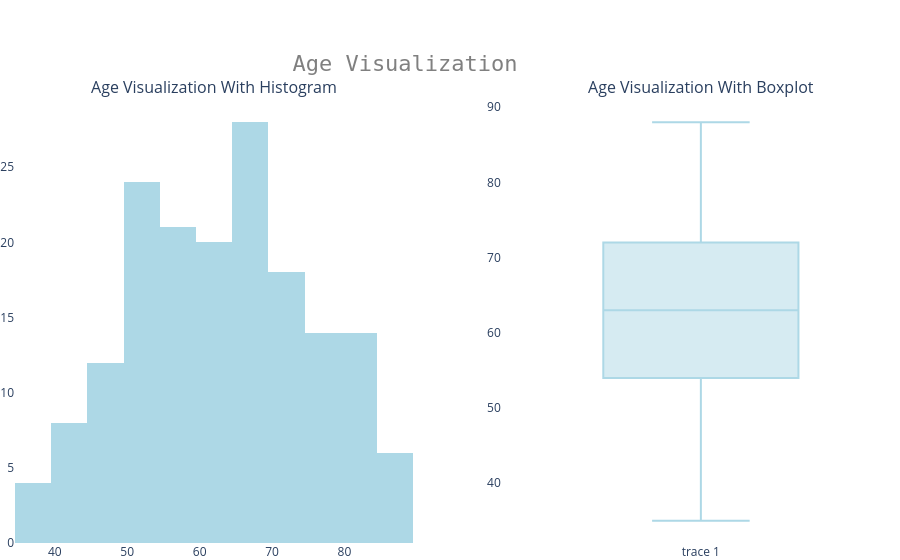

Notebook source saved alongside this figure:
### Code cell
fig = make_subplots(rows=1,cols=2,subplot_titles=['Age Visualization With Histogram','Age Visualization With Boxplot'])

fig.add_traces(go.Histogram(x=df['age'],marker=dict(color='lightblue')),1,1)

fig.add_traces(go.Box(y=df['age'],marker=dict(color='lightblue')),1,2)

fig.update_layout(margin={'b':0,'l':0,'r':0,'t':100},
                  paper_bgcolor='rgb(428,428,455)',
                  plot_bgcolor='rgb(428,428,455)',
                  title_text='Age Visualization',
                  title={'font':{
                             'family':'monospace',
                             'size':22,
                             'color': 'grey'
                         },
                        'x':0.45,'y':0.9},
                 showlegend=False)

fig.show()

### Figure 1 — Plotly figure (JSON) as saved in the notebook; plotly's stock layout.template omitted (floating-point values rounded to 4 significant figures; data arrays with more than 128 entries replaced by an {"elided": "..."} marker saying what was removed)
{"data": [{"marker": {"color": "lightblue"}, "type": "histogram", "x": {"elided": "169 int values"}, "xaxis": "x", "yaxis": "y"}, {"marker": {"color": "lightblue"}, "type": "box", "xaxis": "x2", "y": {"elided": "169 int values"}, "yaxis": "y2"}], "layout": {"annotations": [{"font": {"size": 16}, "showarrow": false, "text": "Age Visualization With Histogram", "x": 0.225, "xanchor": "center", "xref": "paper", "y": 1, "yanchor": "bottom", "yref": "paper"}, {"font": {"size": 16}, "showarrow": false, "text": "Age Visualization With Boxplot", "x": 0.775, "xanchor": "center", "xref": "paper", "y": 1, "yanchor": "bottom", "yref": "paper"}], "margin": {"b": 0, "l": 0, "r": 0, "t": 100}, "paper_bgcolor": "rgb(428,428,455)", "plot_bgcolor": "rgb(428,428,455)", "showlegend": false, "title": {"font": {"color": "grey", "family": "monospace", "size": 22}, "text": "Age Visualization", "x": 0.45, "y": 0.9}, "xaxis": {"anchor": "y", "domain": [0, 0.45]}, "xaxis2": {"anchor": "y2", "domain": [0.55, 1]}, "yaxis": {"anchor": "x", "domain": [0, 1]}, "yaxis2": {"anchor": "x2", "domain": [0, 1]}}}
